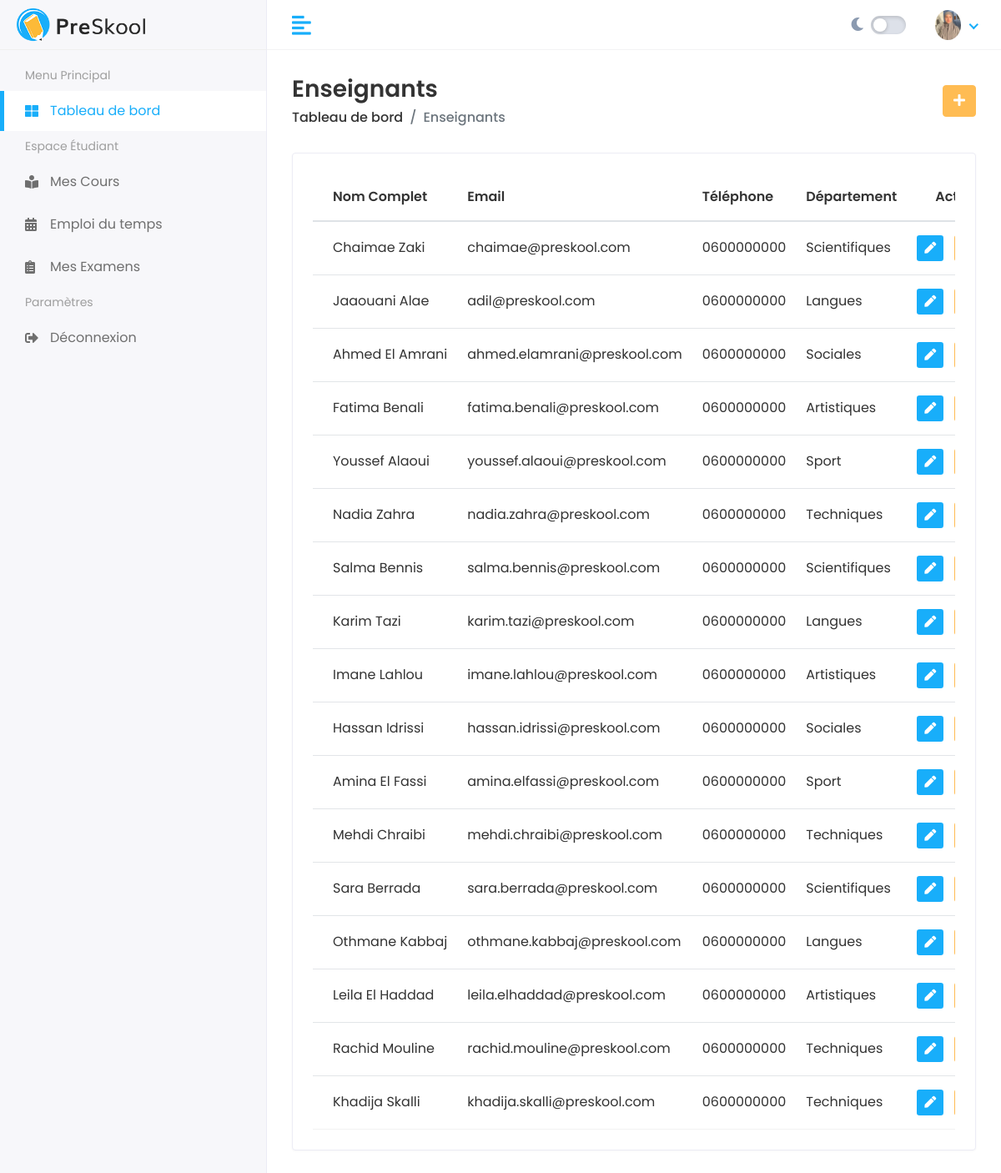
The app's page /fr/teachers/, older data.
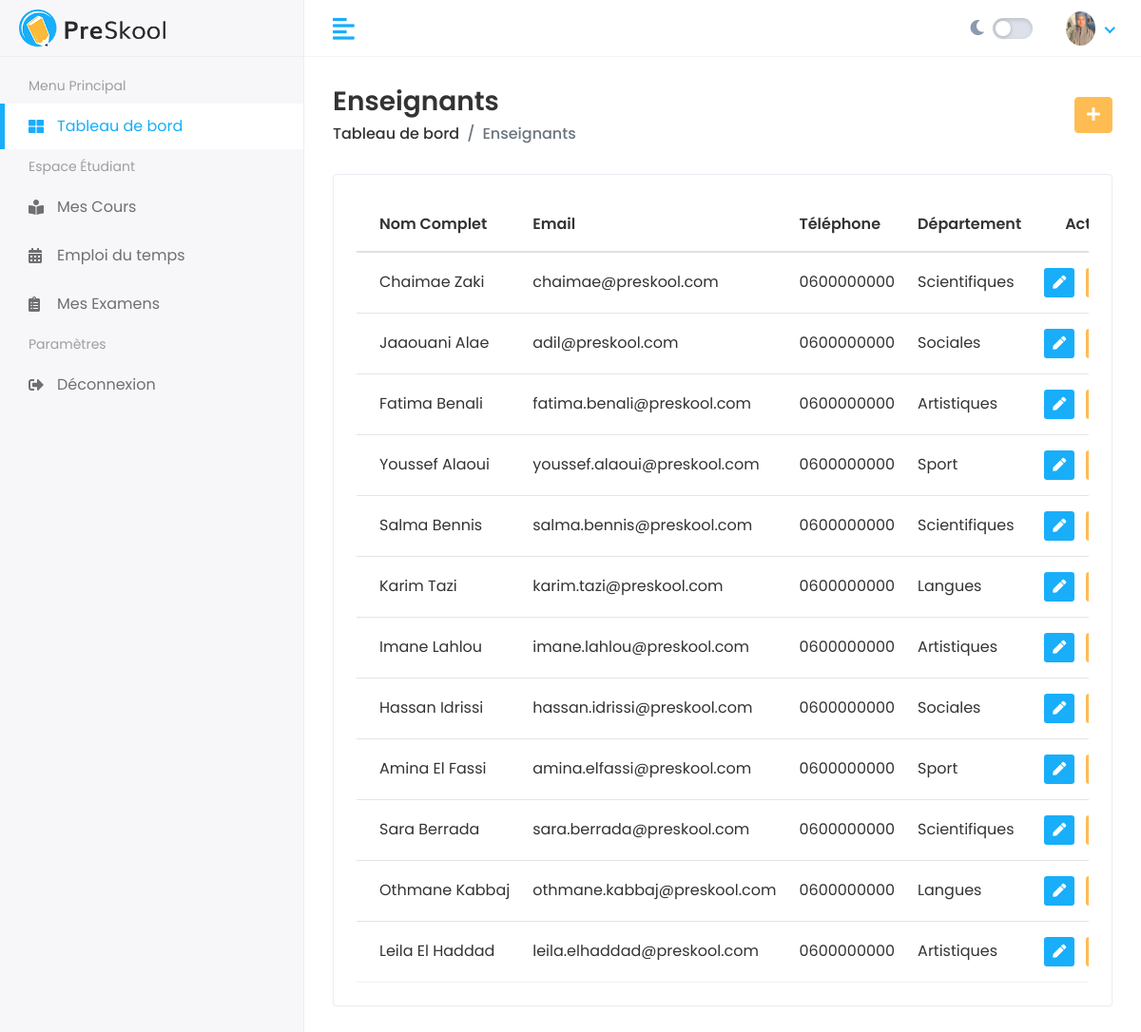
The same page, newer data.
### teachers/models.py (models this page shows, shortened)
class Teacher(models.Model):
    first_name = models.CharField(max_length=200)
    last_name = models.CharField(max_length=200)
    user = models.OneToOneField(User, on_delete=models.CASCADE, null=True, blank=True, related_name='teacher_profile')
    email = models.EmailField()
    phone = models.CharField(max_length=20)
    department = models.ForeignKey('departments.Department', on_delete=models.CASCADE, related_name='teachers')

### departments/models.py (models this page shows, shortened)
class Department(models.Model):
    name = models.CharField(max_length=200)
    description = models.TextField(blank=True, null=True)
    established_date = models.DateField()

### teachers/views.py (the view)
# urls.py: path('', views.teacher_list, name='teacher_list'),
def teacher_list(request):
    teachers = Teacher.objects.all()
    return render(request, 'teachers/list.html', {'teachers': teachers})

### templates/teachers/list.html (shortened to what this page needs)
{% extends 'Home/base.html' %}
{% load static %}
{% block body %}
<div class="page-header">
    <div class="row align-items-center">
        <div class="col">
            <h3 class="page-title">Enseignants</h3>
            <ul class="breadcrumb">
                <li class="breadcrumb-item"><a href="{% url 'dashboard' %}">Tableau de bord</a></li>
                <li class="breadcrumb-item active">Enseignants</li>
            </ul>
        </div>
        <div class="col-auto text-right float-right ml-auto">
            <a href="{% url 'teacher_add' %}" class="btn btn-primary"><i class="fas fa-plus"></i></a>
        </div>
    </div>
</div>
<div class="row">
    <div class="col-sm-12">
        <div class="card card-table">
            <div class="card-body">
                <div class="table-responsive">
                    <table class="table table-hover table-center mb-0 datatable">
                        <thead>
                            <tr>
                                <th>Nom Complet</th>
                                <th>Email</th>
                                <th>Téléphone</th>
                                <th>Département</th>
                                <th class="text-right">Action</th>
                            </tr>
                        </thead>
                        <tbody>
                            {% for teacher in teachers %}
                            <tr>
                                <td>{{ teacher.first_name }} {{ teacher.last_name }}</td>
                                <td>{{ teacher.email }}</td>
                                <td>{{ teacher.phone }}</td>
                                <td>{{ teacher.department.name }}</td>
                                <td class="text-right">
                                    <div class="actions">
                                        <a href="{% url 'teacher_edit' teacher.pk %}" class="btn btn-sm bg-success-light mr-2">
                                            <i class="fas fa-pen"></i>
                                        </a>
                                        <a href="{% url 'teacher_delete' teacher.pk %}" class="btn btn-sm bg-danger-light">
                                        </a>
                                    </div>
                                </td>
                            </tr>
                            {% empty %}
                            <tr>
                                <td colspan="5" class="text-center">Aucun enseignant trouvé.</td>
                            </tr>
                            {% endfor %}
                        </tbody>
                    </table>
                </div>
            </div>
        </div>
    </div>
</div>
{% endblock %}

Row changes from the older to the newer data that the page shows:
removed Teacher: first_name "Ahmed", last_name "El Amrani", email "ahmed.elamrani@preskool.com", phone "0600000000", department.name "Sociales"
removed Teacher: first_name "Nadia", last_name "Zahra", email "nadia.zahra@preskool.com", phone "0600000000", department.name "Techniques"
removed Teacher: first_name "Mehdi", last_name "Chraibi", email "mehdi.chraibi@preskool.com", phone "0600000000", department.name "Techniques"
removed Teacher: first_name "Rachid", last_name "Mouline", email "rachid.mouline@preskool.com", phone "0600000000", department.name "Techniques"
removed Teacher: first_name "Khadija", last_name "Skalli", email "khadija.skalli@preskool.com", phone "0600000000", department.name "Techniques"
changed Teacher "Jaaouani": department.name "Langues" → "Sociales"
